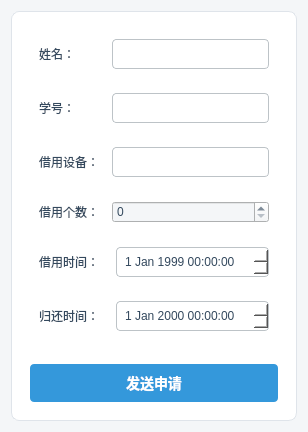
<?xml version="1.0" encoding="UTF-8"?>
<ui version="4.0">
 <class>view::Order::SendRent</class>
 <widget class="QDialog" name="view::Order::SendRent">
  <property name="windowModality">
   <enum>Qt::WindowModality::WindowModal</enum>
  </property>
  <property name="geometry">
   <rect>
    <x>0</x>
    <y>0</y>
    <width>308</width>
    <height>388</height>
   </rect>
  </property>
  <property name="windowTitle">
   <string>SendRent</string>
  </property>
  <property name="styleSheet">
   <string notr="true">QWidget, QDialog {
    background-color: #f4f6f8; /* 浅灰色背景，比纯白更柔和 */
    font-family: &quot;Microsoft YaHei UI&quot;, &quot;Segoe UI&quot;, &quot;Sans-serif&quot;;
    color: #34495e; /* 深灰蓝文字颜色 */
}

/*
 * 框架样式
*/
QFrame {
    background-color: #ffffff; /* 卡片和主要区域使用白色背景 */
    border-radius: 8px; /* 圆角 */
    border: 1px solid #dfe4ea; /* 浅灰色边框 */
}

/* 清除嵌套QFrame的背景和边框，避免不必要的“盒子” */
QFrame QFrame {
    background-color: transparent;
    border: none;
}

/*
 * 按钮样式
*/
QPushButton {
    border-radius: 4px;
    padding: 8px 14px;
    font-size: 14px;
    font-weight: bold;
    outline: none;
}

QPushButton:hover {
    opacity: 0.9;
}

/* 主要按钮 (确定, 发送, 催一催等) */
QPushButton#btnSend, QPushButton#btnSet, QPushButton#btnRush, QPushButton#btnReturn {
    background-color: #3498db; /* 主题蓝 */
    color: white;
    border: none;
}
QPushButton#btnSend:pressed, QPushButton#btnSet:pressed, QPushButton#btnRush:pressed, QPushButton#btnReturn:pressed {
    background-color: #2980b9; /* 按下时加深 */
}

/* 次要按钮 (取消, 关闭) */
QPushButton#btnCancel, QPushButton#btnClose, QPushButton#btnCheck {
    background-color: #ffffff;
    color: #3498db;
    border: 1px solid #3498db;
}
QPushButton#btnCancel:hover, QPushButton#btnClose:hover, QPushButton#btnCheck:hover {
    background-color: #f0f8ff; /* 悬停时淡蓝色背景 */
}
QPushButton#btnCancel:pressed, QPushButton#btnClose:pressed, QPushButton#btnCheck:pressed {
    background-color: #e0f0ff; /* 按下时加深 */
}


/*
 * 输入控件
*/
QLineEdit, QComboBox, QDateTimeEdit {
    background-color: #ffffff;
    border: 1px solid #bdc3c7;
    border-radius: 4px;
    padding: 6px;
    color: #34495e;
}

QLineEdit:focus, QComboBox:focus, QDateTimeEdit:focus {
    border: 1px solid #3498db; /* 聚焦时边框变蓝 */
}

QLineEdit[readOnly=&quot;true&quot;] {
    background-color: #ecf0f1; /*只读输入框使用不同背景色*/
    color: #7f8c8d;
    border: 1px solid #bdc3c7;
}

/*
 * ComboBox下拉箭头样式
*/
QComboBox::drop-down {
    border: none;
    width: 20px;
}
QComboBox::down-arrow {
    image: url(:/icons/down_arrow.png); /* 建议使用资源文件中的图标 */
}

/*
 * 表格视图
*/
QTableView {
    background-color: #ffffff;
    border: 1px solid #dfe4ea;
    border-radius: 8px;
    gridline-color: #e5e7e9; /* 网格线颜色 */
}

QTableView::item {
    padding: 5px;
}

QHeaderView::section {
    background-color: #eaf2f8;
    color: #34495e;
    padding: 6px;
    border: none;
    border-bottom: 1px solid #dfe4ea;
    font-weight: bold;
}

/*
 * 列表视图
*/
QListWidget {
    background-color: #ffffff;
    border: 1px solid #dfe4ea;
    border-radius: 8px;
}
QListWidget::item {
    padding: 10px;
    border-bottom: 1px solid #f0f0f0;
}
QListWidget::item:hover {
    background-color: #f8f9fa;
}
QListWidget::item:selected {
    background-color: #3498db;
    color: white;
    border-bottom-color: #3498db;
}

/*
 * 组合框 (GroupBox)
*/
QGroupBox {
    border: 1px solid #dfe4ea;
    border-radius: 8px;
    margin-top: 10px;
}
QGroupBox::title {
    subcontrol-origin: margin;
    subcontrol-position: top center;
    padding: 0 10px;
    background-color: #f4f6f8; /* 与主背景色一致，制造标题“刻”在边框上的效果 */
    font-weight: bold;
}</string>
  </property>
  <layout class="QVBoxLayout" name="verticalLayout">
   <item>
    <widget class="QFrame" name="frame">
     <property name="frameShape">
      <enum>QFrame::Shape::StyledPanel</enum>
     </property>
     <property name="frameShadow">
      <enum>QFrame::Shadow::Raised</enum>
     </property>
     <layout class="QVBoxLayout" name="verticalLayout_3">
      <item>
       <widget class="QFrame" name="frame_5">
        <property name="frameShape">
         <enum>QFrame::Shape::StyledPanel</enum>
        </property>
        <property name="frameShadow">
         <enum>QFrame::Shadow::Raised</enum>
        </property>
        <layout class="QVBoxLayout" name="verticalLayout_2">
         <item>
          <widget class="QFrame" name="frame_2">
           <property name="frameShape">
            <enum>QFrame::Shape::StyledPanel</enum>
           </property>
           <property name="frameShadow">
            <enum>QFrame::Shadow::Raised</enum>
           </property>
           <layout class="QHBoxLayout" name="horizontalLayout">
            <item>
             <widget class="QLabel" name="label">
              <property name="text">
               <string>姓名：       </string>
              </property>
             </widget>
            </item>
            <item>
             <spacer name="horizontalSpacer">
              <property name="orientation">
               <enum>Qt::Orientation::Horizontal</enum>
              </property>
              <property name="sizeHint" stdset="0">
               <size>
                <width>40</width>
                <height>20</height>
               </size>
              </property>
             </spacer>
            </item>
            <item>
             <widget class="QLineEdit" name="nameLineEdit">
              <property name="sizePolicy">
               <sizepolicy hsizetype="Minimum" vsizetype="Fixed">
                <horstretch>0</horstretch>
                <verstretch>0</verstretch>
               </sizepolicy>
              </property>
              <property name="minimumSize">
               <size>
                <width>157</width>
                <height>0</height>
               </size>
              </property>
              <property name="readOnly">
               <bool>true</bool>
              </property>
             </widget>
            </item>
           </layout>
          </widget>
         </item>
         <item>
          <widget class="QFrame" name="frame_3">
           <property name="frameShape">
            <enum>QFrame::Shape::StyledPanel</enum>
           </property>
           <property name="frameShadow">
            <enum>QFrame::Shadow::Raised</enum>
           </property>
           <layout class="QHBoxLayout" name="horizontalLayout_2">
            <item>
             <widget class="QLabel" name="label_2">
              <property name="text">
               <string>学号：       </string>
              </property>
             </widget>
            </item>
            <item>
             <spacer name="horizontalSpacer_2">
              <property name="orientation">
               <enum>Qt::Orientation::Horizontal</enum>
              </property>
              <property name="sizeHint" stdset="0">
               <size>
                <width>40</width>
                <height>20</height>
               </size>
              </property>
             </spacer>
            </item>
            <item>
             <widget class="QLineEdit" name="LineEditNo">
              <property name="sizePolicy">
               <sizepolicy hsizetype="Minimum" vsizetype="Fixed">
                <horstretch>0</horstretch>
                <verstretch>0</verstretch>
               </sizepolicy>
              </property>
              <property name="minimumSize">
               <size>
                <width>157</width>
                <height>0</height>
               </size>
              </property>
              <property name="readOnly">
               <bool>true</bool>
              </property>
             </widget>
            </item>
           </layout>
          </widget>
         </item>
         <item>
          <widget class="QFrame" name="frame_4">
           <property name="frameShape">
            <enum>QFrame::Shape::StyledPanel</enum>
           </property>
           <property name="frameShadow">
            <enum>QFrame::Shadow::Raised</enum>
           </property>
           <layout class="QHBoxLayout" name="horizontalLayout_3">
            <item>
             <widget class="QLabel" name="label_3">
              <property name="text">
               <string>借用设备：</string>
              </property>
             </widget>
            </item>
            <item>
             <spacer name="horizontalSpacer_3">
              <property name="orientation">
               <enum>Qt::Orientation::Horizontal</enum>
              </property>
              <property name="sizeHint" stdset="0">
               <size>
                <width>40</width>
                <height>20</height>
               </size>
              </property>
             </spacer>
            </item>
            <item>
             <widget class="QComboBox" name="deviceComboBpx">
              <property name="minimumSize">
               <size>
                <width>157</width>
                <height>0</height>
               </size>
              </property>
             </widget>
            </item>
           </layout>
          </widget>
         </item>
         <item>
          <widget class="QFrame" name="frame_8">
           <property name="frameShape">
            <enum>QFrame::Shape::StyledPanel</enum>
           </property>
           <property name="frameShadow">
            <enum>QFrame::Shadow::Raised</enum>
           </property>
           <layout class="QHBoxLayout" name="horizontalLayout_6">
            <item>
             <widget class="QLabel" name="label_6">
              <property name="text">
               <string>借用个数：</string>
              </property>
             </widget>
            </item>
            <item>
             <spacer name="horizontalSpacer_4">
              <property name="orientation">
               <enum>Qt::Orientation::Horizontal</enum>
              </property>
              <property name="sizeHint" stdset="0">
               <size>
                <width>40</width>
                <height>20</height>
               </size>
              </property>
             </spacer>
            </item>
            <item>
             <widget class="QSpinBox" name="numberSpinBox">
              <property name="minimumSize">
               <size>
                <width>157</width>
                <height>0</height>
               </size>
              </property>
             </widget>
            </item>
           </layout>
          </widget>
         </item>
         <item>
          <widget class="QFrame" name="frame_6">
           <property name="frameShape">
            <enum>QFrame::Shape::StyledPanel</enum>
           </property>
           <property name="frameShadow">
            <enum>QFrame::Shadow::Raised</enum>
           </property>
           <layout class="QHBoxLayout" name="horizontalLayout_4">
            <item>
             <widget class="QLabel" name="label_4">
              <property name="text">
               <string>借用时间：</string>
              </property>
             </widget>
            </item>
            <item>
             <spacer name="horizontalSpacer_5">
              <property name="orientation">
               <enum>Qt::Orientation::Horizontal</enum>
              </property>
              <property name="sizeHint" stdset="0">
               <size>
                <width>40</width>
                <height>20</height>
               </size>
              </property>
             </spacer>
            </item>
            <item>
             <widget class="QDateTimeEdit" name="rentDateTimeEdit">
              <property name="dateTime">
               <datetime>
                <hour>0</hour>
                <minute>0</minute>
                <second>0</second>
                <year>1999</year>
                <month>1</month>
                <day>1</day>
               </datetime>
              </property>
             </widget>
            </item>
           </layout>
          </widget>
         </item>
         <item>
          <widget class="QFrame" name="frame_7">
           <property name="frameShape">
            <enum>QFrame::Shape::StyledPanel</enum>
           </property>
           <property name="frameShadow">
            <enum>QFrame::Shadow::Raised</enum>
           </property>
           <layout class="QHBoxLayout" name="horizontalLayout_5">
            <item>
             <widget class="QLabel" name="label_5">
              <property name="text">
               <string>归还时间：</string>
              </property>
             </widget>
            </item>
            <item>
             <spacer name="horizontalSpacer_6">
              <property name="orientation">
               <enum>Qt::Orientation::Horizontal</enum>
              </property>
              <property name="sizeHint" stdset="0">
               <size>
                <width>40</width>
                <height>20</height>
               </size>
              </property>
             </spacer>
            </item>
            <item>
             <widget class="QDateTimeEdit" name="returnDateTimeEdit"/>
            </item>
           </layout>
          </widget>
         </item>
        </layout>
       </widget>
      </item>
      <item>
       <widget class="QFrame" name="frame_9">
        <property name="frameShape">
         <enum>QFrame::Shape::StyledPanel</enum>
        </property>
        <property name="frameShadow">
         <enum>QFrame::Shadow::Raised</enum>
        </property>
        <layout class="QHBoxLayout" name="horizontalLayout_7">
         <item>
          <widget class="QPushButton" name="btnSend">
           <property name="text">
            <string>发送申请</string>
           </property>
          </widget>
         </item>
        </layout>
       </widget>
      </item>
     </layout>
    </widget>
   </item>
  </layout>
 </widget>
 <resources/>
 <connections/>
</ui>
